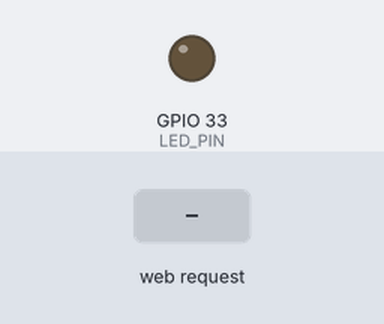
Bench run of a sketch on a simulated ESP32. Shown: output pins drawn as LEDs (lit = HIGH). Dashed ring = blinking. Inputs (shaded band) come from the test bench. WiFi joins after 1.5 s; servers stay silent unless stated; what the sketch prints to the serial monitor is not drawn.

Above: at 2.7 s.
2.8 s: HTTP request GET /blink received
At 2.95 s:
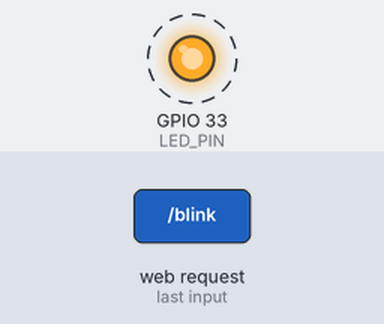
5.8 s: HTTP request GET /on received
At 7.0 s:
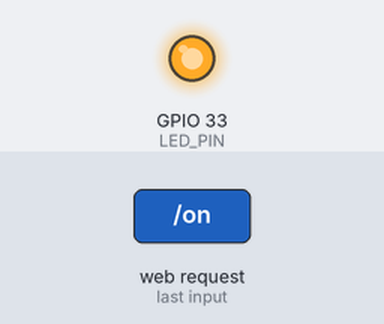
7.3 s: HTTP request GET /off received
At 8.3 s:
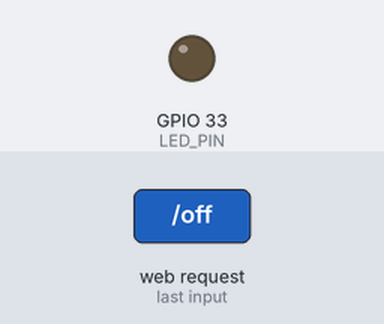
Timing chart, 0 to 10.3 s (numbered marks = the images above; inputs shaded):
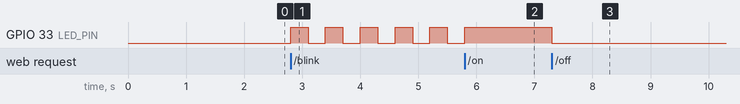

Measured:
- after the input at 2.8 s, GPIO 33 (LED_PIN): alternates HIGH for 0.30 s and LOW for 0.30 s, starting at once
- after the input at 5.8 s, GPIO 33 (LED_PIN): goes on until 5.8 s, then stays HIGH
- after the input at 7.3 s, GPIO 33 (LED_PIN): HIGH → LOW at once

The sketch:

finger_control_led.ino
```cpp
#include <WiFi.h>
#include <WebServer.h>


// =====================================================
// WIFI
// =====================================================

const char* WIFI_SSID = "YOUR_WIFI_NAME";
const char* WIFI_PASSWORD = "YOUR_WIFI_PASSWORD";


// =====================================================
// LED
// =====================================================

#define LED_PIN 33


// =====================================================
// SERVER
// =====================================================

WebServer server(80);


// =====================================================
// LED STATE
// =====================================================

bool ledState = false;

bool blinkMode = false;

unsigned long previousMillis = 0;

const unsigned long blinkInterval = 300;


// =====================================================
// LED OFF
// =====================================================

void handleOff()
{
    blinkMode = false;

    ledState = false;

    digitalWrite(
        LED_PIN,
        LOW
    );

    server.send(
        200,
        "text/plain",
        "LED OFF"
    );

    Serial.println("LED OFF");
}


// =====================================================
// LED ON
// =====================================================

void handleOn()
{
    blinkMode = false;

    ledState = true;

    digitalWrite(
        LED_PIN,
        HIGH
    );

    server.send(
        200,
        "text/plain",
        "LED ON"
    );

    Serial.println("LED ON");
}


// =====================================================
// LED BLINK
// =====================================================

void handleBlink()
{
    blinkMode = true;

    server.send(
        200,
        "text/plain",
        "LED BLINK"
    );

    Serial.println("LED BLINK");
}


// =====================================================
// STATUS
// =====================================================

void handleStatus()
{
    String status;

    if (blinkMode)
    {
        status = "BLINK";
    }
    else if (ledState)
    {
        status = "ON";
    }
    else
    {
        status = "OFF";
    }

    server.send(
        200,
        "text/plain",
        status
    );
}


// =====================================================
// SETUP
// =====================================================

void setup()
{
    pinMode(
        LED_PIN,
        OUTPUT
    );

    digitalWrite(
        LED_PIN,
        LOW
    );


    Serial.begin(115200);


    // =================================================
    // CONNECT WIFI
    // =================================================

    WiFi.begin(
        WIFI_SSID,
        WIFI_PASSWORD
    );

    Serial.print("Connecting WiFi");

    while (
        WiFi.status() != WL_CONNECTED
    )
    {
        delay(500);

        Serial.print(".");
    }


    Serial.println();

    Serial.println(
        "WiFi connected!"
    );


    Serial.print(
        "ESP32 IP: "
    );

    Serial.println(
        WiFi.localIP()
    );


    // =================================================
    // HTTP ROUTES
    // =================================================

    server.on(
        "/on",
        handleOn
    );

    server.on(
        "/off",
        handleOff
    );

    server.on(
        "/blink",
        handleBlink
    );

    server.on(
        "/status",
        handleStatus
    );


    server.begin();

    Serial.println(
        "HTTP server started"
    );
}


// =====================================================
// LOOP
// =====================================================

void loop()
{
    server.handleClient();


    // =================================================
    // BLINK
    // =================================================

    if (blinkMode)
    {
        unsigned long currentMillis =
            millis();


        if (
            currentMillis - previousMillis
            >= blinkInterval
        )
        {
            previousMillis =
                currentMillis;


            ledState =
                !ledState;


            digitalWrite(
                LED_PIN,
                ledState
                    ? HIGH
                    : LOW
            );
        }
    }
}
```
